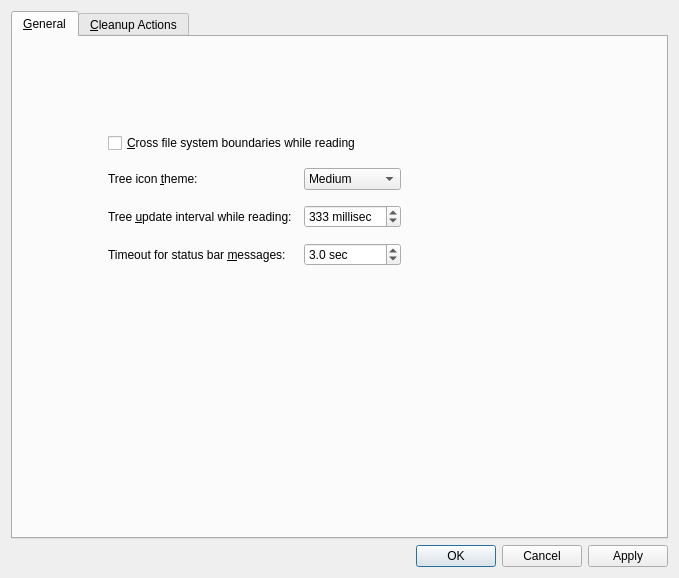
<?xml version="1.0" encoding="UTF-8"?>
<ui version="4.0">
 <class>configDialog</class>
 <widget class="QDialog" name="configDialog">
  <property name="geometry">
   <rect>
    <x>0</x>
    <y>0</y>
    <width>679</width>
    <height>578</height>
   </rect>
  </property>
  <property name="windowTitle">
   <string>QDirStat Configuration</string>
  </property>
  <layout class="QVBoxLayout" name="verticalLayout_2">
   <item>
    <widget class="QTabWidget" name="tabWidget">
     <property name="currentIndex">
      <number>0</number>
     </property>
     <widget class="QWidget" name="generalPage">
      <attribute name="title">
       <string>&amp;General</string>
      </attribute>
      <layout class="QVBoxLayout" name="verticalLayout">
       <item>
        <spacer name="verticalSpacer">
         <property name="orientation">
          <enum>Qt::Vertical</enum>
         </property>
         <property name="sizeHint" stdset="0">
          <size>
           <width>20</width>
           <height>74</height>
          </size>
         </property>
        </spacer>
       </item>
       <item>
        <layout class="QHBoxLayout" name="horizontalLayout">
         <item>
          <spacer name="horizontalSpacer">
           <property name="orientation">
            <enum>Qt::Horizontal</enum>
           </property>
           <property name="sizeHint" stdset="0">
            <size>
             <width>28</width>
             <height>20</height>
            </size>
           </property>
          </spacer>
         </item>
         <item>
          <layout class="QGridLayout" name="generalPageGridLayout">
           <property name="horizontalSpacing">
            <number>12</number>
           </property>
           <property name="verticalSpacing">
            <number>15</number>
           </property>
           <item row="0" column="0" colspan="2">
            <widget class="QCheckBox" name="crossFileSystemsCheckBox">
             <property name="text">
              <string>&amp;Cross file system boundaries while reading</string>
             </property>
            </widget>
           </item>
           <item row="1" column="0">
            <widget class="QLabel" name="treeIconThemeCaption">
             <property name="text">
              <string>Tree icon &amp;theme:</string>
             </property>
             <property name="buddy">
              <cstring>treeIconThemeComboBox</cstring>
             </property>
            </widget>
           </item>
           <item row="1" column="1">
            <widget class="QComboBox" name="treeIconThemeComboBox">
             <item>
              <property name="text">
               <string>Medium</string>
              </property>
             </item>
             <item>
              <property name="text">
               <string>Small</string>
              </property>
             </item>
            </widget>
           </item>
           <item row="2" column="0">
            <widget class="QLabel" name="treeUpdateIntervalCaption">
             <property name="text">
              <string>Tree &amp;update interval while reading:</string>
             </property>
             <property name="buddy">
              <cstring>treeUpdateIntervalSpinBox</cstring>
             </property>
            </widget>
           </item>
           <item row="2" column="1">
            <widget class="QSpinBox" name="treeUpdateIntervalSpinBox">
             <property name="suffix">
              <string> millisec</string>
             </property>
             <property name="minimum">
              <number>50</number>
             </property>
             <property name="maximum">
              <number>5000</number>
             </property>
             <property name="value">
              <number>333</number>
             </property>
            </widget>
           </item>
           <item row="3" column="0">
            <widget class="QLabel" name="statusBarTimeoutCaption">
             <property name="text">
              <string>Timeout for status bar &amp;messages:</string>
             </property>
             <property name="buddy">
              <cstring>statusBarTimeoutSpinBox</cstring>
             </property>
            </widget>
           </item>
           <item row="3" column="1">
            <widget class="QDoubleSpinBox" name="statusBarTimeoutSpinBox">
             <property name="suffix">
              <string> sec</string>
             </property>
             <property name="decimals">
              <number>1</number>
             </property>
             <property name="minimum">
              <double>0.500000000000000</double>
             </property>
             <property name="maximum">
              <double>300.000000000000000</double>
             </property>
             <property name="value">
              <double>3.000000000000000</double>
             </property>
            </widget>
           </item>
          </layout>
         </item>
         <item>
          <spacer name="horizontalSpacer_2">
           <property name="orientation">
            <enum>Qt::Horizontal</enum>
           </property>
           <property name="sizeHint" stdset="0">
            <size>
             <width>40</width>
             <height>20</height>
            </size>
           </property>
          </spacer>
         </item>
         <item>
          <spacer name="horizontalSpacer_3">
           <property name="orientation">
            <enum>Qt::Horizontal</enum>
           </property>
           <property name="sizeHint" stdset="0">
            <size>
             <width>40</width>
             <height>20</height>
            </size>
           </property>
          </spacer>
         </item>
         <item>
          <spacer name="horizontalSpacer_4">
           <property name="orientation">
            <enum>Qt::Horizontal</enum>
           </property>
           <property name="sizeHint" stdset="0">
            <size>
             <width>40</width>
             <height>20</height>
            </size>
           </property>
          </spacer>
         </item>
        </layout>
       </item>
       <item>
        <spacer name="verticalSpacer_2">
         <property name="orientation">
          <enum>Qt::Vertical</enum>
         </property>
         <property name="sizeHint" stdset="0">
          <size>
           <width>20</width>
           <height>74</height>
          </size>
         </property>
        </spacer>
       </item>
       <item>
        <spacer name="verticalSpacer_3">
         <property name="orientation">
          <enum>Qt::Vertical</enum>
         </property>
         <property name="sizeHint" stdset="0">
          <size>
           <width>20</width>
           <height>73</height>
          </size>
         </property>
        </spacer>
       </item>
       <item>
        <spacer name="verticalSpacer_4">
         <property name="orientation">
          <enum>Qt::Vertical</enum>
         </property>
         <property name="sizeHint" stdset="0">
          <size>
           <width>20</width>
           <height>74</height>
          </size>
         </property>
        </spacer>
       </item>
      </layout>
     </widget>
     <widget class="QWidget" name="cleanupsPage">
      <attribute name="title">
       <string>&amp;Cleanup Actions</string>
      </attribute>
      <widget class="QListWidget" name="listWidget">
       <property name="geometry">
        <rect>
         <x>10</x>
         <y>10</y>
         <width>256</width>
         <height>461</height>
        </rect>
       </property>
      </widget>
     </widget>
    </widget>
   </item>
   <item>
    <widget class="QDialogButtonBox" name="dialogButtonBox">
     <property name="orientation">
      <enum>Qt::Horizontal</enum>
     </property>
     <property name="standardButtons">
      <set>QDialogButtonBox::Apply|QDialogButtonBox::Cancel|QDialogButtonBox::Ok</set>
     </property>
    </widget>
   </item>
  </layout>
 </widget>
 <resources/>
 <connections>
  <connection>
   <sender>dialogButtonBox</sender>
   <signal>accepted()</signal>
   <receiver>configDialog</receiver>
   <slot>accept()</slot>
   <hints>
    <hint type="sourcelabel">
     <x>248</x>
     <y>254</y>
    </hint>
    <hint type="destinationlabel">
     <x>157</x>
     <y>274</y>
    </hint>
   </hints>
  </connection>
  <connection>
   <sender>dialogButtonBox</sender>
   <signal>rejected()</signal>
   <receiver>configDialog</receiver>
   <slot>reject()</slot>
   <hints>
    <hint type="sourcelabel">
     <x>316</x>
     <y>260</y>
    </hint>
    <hint type="destinationlabel">
     <x>286</x>
     <y>274</y>
    </hint>
   </hints>
  </connection>
 </connections>
</ui>
